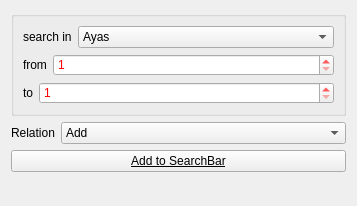
       <widget class="QWidget" name="p_struct">
        <property name="geometry">
         <rect>
          <x>0</x>
          <y>0</y>
          <width>357</width>
          <height>206</height>
         </rect>
        </property>
        <attribute name="label">
         <string>Structural Search</string>
        </attribute>
        <layout class="QVBoxLayout" name="verticalLayout_18">
         <item>
          <widget class="QGroupBox" name="groupBox_9">
           <property name="title">
            <string/>
           </property>
           <layout class="QVBoxLayout" name="verticalLayout_9">
            <item>
             <layout class="QHBoxLayout" name="horizontalLayout_10">
              <item>
               <widget class="QLabel" name="label_19">
                <property name="sizePolicy">
                 <sizepolicy hsizetype="Fixed" vsizetype="Preferred">
                  <horstretch>0</horstretch>
                  <verstretch>0</verstretch>
                 </sizepolicy>
                </property>
                <property name="text">
                 <string>search in</string>
                </property>
                <property name="buddy">
                 <cstring>o_struct_as</cstring>
                </property>
               </widget>
              </item>
              <item>
               <widget class="QComboBox" name="o_struct_as">
                <item>
                 <property name="text">
                  <string>Ayas</string>
                 </property>
                </item>
                <item>
                 <property name="text">
                  <string>Ayas (Global id)</string>
                 </property>
                </item>
                <item>
                 <property name="text">
                  <string>Ruku's</string>
                 </property>
                </item>
                <item>
                 <property name="text">
                  <string>Suras</string>
                 </property>
                </item>
                <item>
                 <property name="text">
                  <string>Pages</string>
                 </property>
                </item>
                <item>
                 <property name="text">
                  <string>Rubu's</string>
                 </property>
                </item>
                <item>
                 <property name="text">
                  <string>Hizbs</string>
                 </property>
                </item>
                <item>
                 <property name="text">
                  <string>Juz's</string>
                 </property>
                </item>
                <item>
                 <property name="text">
                  <string>Manzils</string>
                 </property>
                </item>
               </widget>
              </item>
             </layout>
            </item>
            <item>
             <layout class="QHBoxLayout" name="horizontalLayout_7">
              <item>
               <widget class="QLabel" name="label_14">
                <property name="sizePolicy">
                 <sizepolicy hsizetype="Fixed" vsizetype="Preferred">
                  <horstretch>0</horstretch>
                  <verstretch>0</verstretch>
                 </sizepolicy>
                </property>
                <property name="text">
                 <string>from</string>
                </property>
                <property name="buddy">
                 <cstring>o_struct_from</cstring>
                </property>
               </widget>
              </item>
              <item>
               <widget class="QSpinBox" name="o_struct_from">
                <property name="styleSheet">
                 <string>color : red</string>
                </property>
                <property name="minimum">
                 <number>1</number>
                </property>
                <property name="maximum">
                 <number>286</number>
                </property>
                <property name="value">
                 <number>1</number>
                </property>
               </widget>
              </item>
             </layout>
            </item>
            <item>
             <layout class="QHBoxLayout" name="horizontalLayout_23">
              <item>
               <widget class="QLabel" name="label_29">
                <property name="sizePolicy">
                 <sizepolicy hsizetype="Fixed" vsizetype="Preferred">
                  <horstretch>0</horstretch>
                  <verstretch>0</verstretch>
                 </sizepolicy>
                </property>
                <property name="text">
                 <string>to</string>
                </property>
                <property name="buddy">
                 <cstring>o_struct_from</cstring>
                </property>
               </widget>
              </item>
              <item>
               <widget class="QSpinBox" name="o_struct_to">
                <property name="styleSheet">
                 <string>color : red</string>
                </property>
                <property name="minimum">
                 <number>1</number>
                </property>
                <property name="maximum">
                 <number>286</number>
                </property>
                <property name="value">
                 <number>1</number>
                </property>
               </widget>
              </item>
             </layout>
            </item>
           </layout>
          </widget>
         </item>
         <item>
          <layout class="QHBoxLayout" name="horizontalLayout_30">
           <item>
            <widget class="QLabel" name="label_12">
             <property name="sizePolicy">
              <sizepolicy hsizetype="Fixed" vsizetype="Preferred">
               <horstretch>0</horstretch>
               <verstretch>0</verstretch>
              </sizepolicy>
             </property>
             <property name="text">
              <string>Relation</string>
             </property>
             <property name="buddy">
              <cstring>o_relation_struct</cstring>
             </property>
            </widget>
           </item>
           <item>
            <widget class="QComboBox" name="o_relation_struct">
             <item>
              <property name="text">
               <string>Add</string>
              </property>
             </item>
             <item>
              <property name="text">
               <string>Replace</string>
              </property>
             </item>
             <item>
              <property name="text">
               <string>(OR)</string>
              </property>
             </item>
             <item>
              <property name="text">
               <string>(AND)</string>
              </property>
             </item>
             <item>
              <property name="text">
               <string>(ANDNOT)</string>
              </property>
             </item>
            </widget>
           </item>
          </layout>
         </item>
         <item>
          <widget class="QPushButton" name="o_add2query_struct">
           <property name="font">
            <font>
             <weight>50</weight>
             <bold>false</bold>
             <underline>true</underline>
             <strikeout>false</strikeout>
             <kerning>false</kerning>
            </font>
           </property>
           <property name="cursor">
            <cursorShape>PointingHandCursor</cursorShape>
           </property>
           <property name="toolTip">
            <string/>
           </property>
           <property name="text">
            <string>Add to SearchBar</string>
           </property>
           <property name="icon">
            <iconset resource="../resources/main.qrc">
             <normaloff>:/resources/up-16.png</normaloff>:/resources/up-16.png</iconset>
           </property>
          </widget>
         </item>
         <item>
          <spacer name="verticalSpacer_7">
           <property name="orientation">
            <enum>Qt::Vertical</enum>
           </property>
           <property name="sizeHint" stdset="0">
            <size>
             <width>20</width>
             <height>0</height>
            </size>
           </property>
          </spacer>
         </item>
        </layout>
       </widget>
